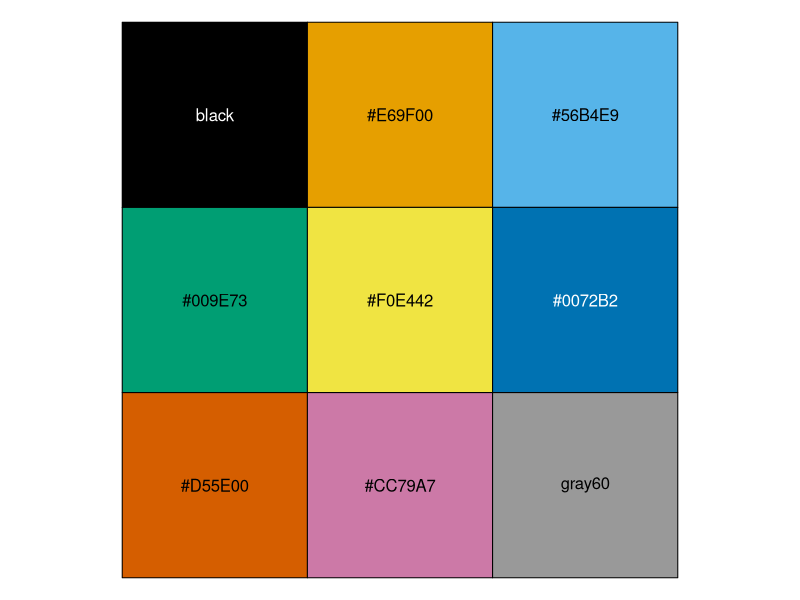
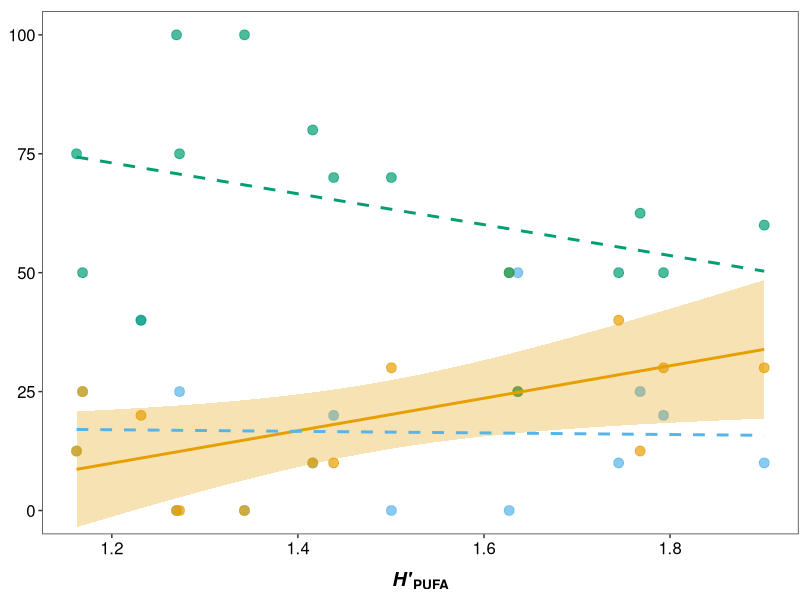
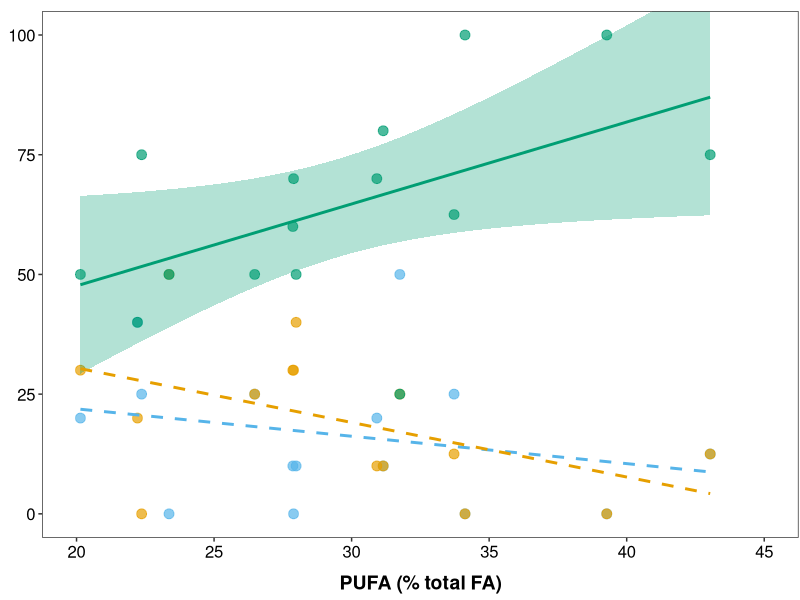
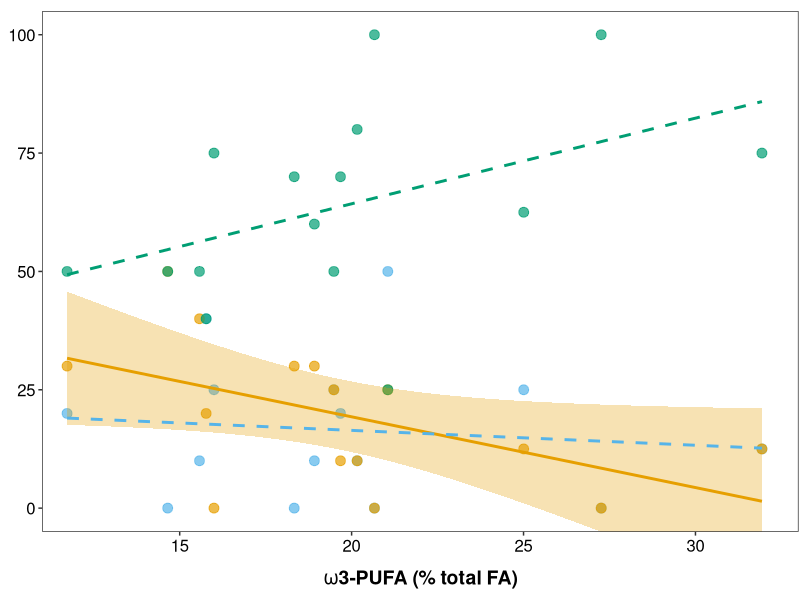
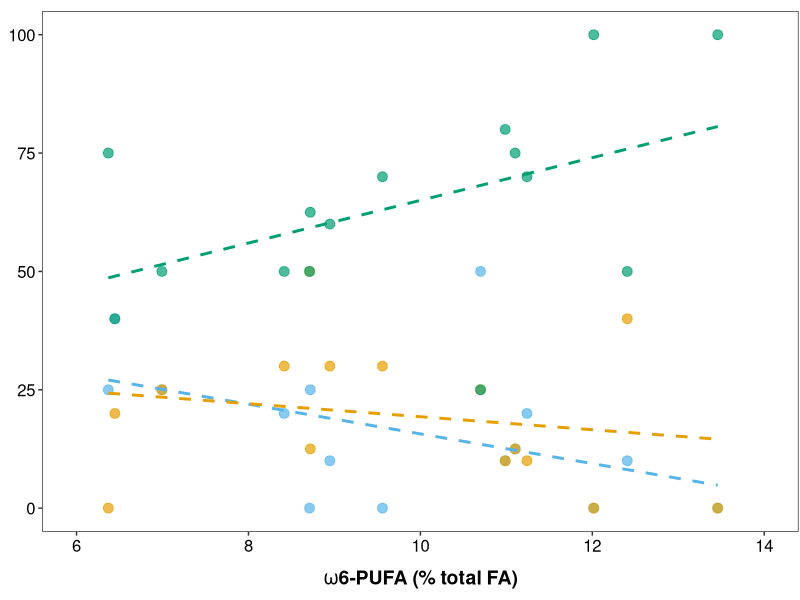
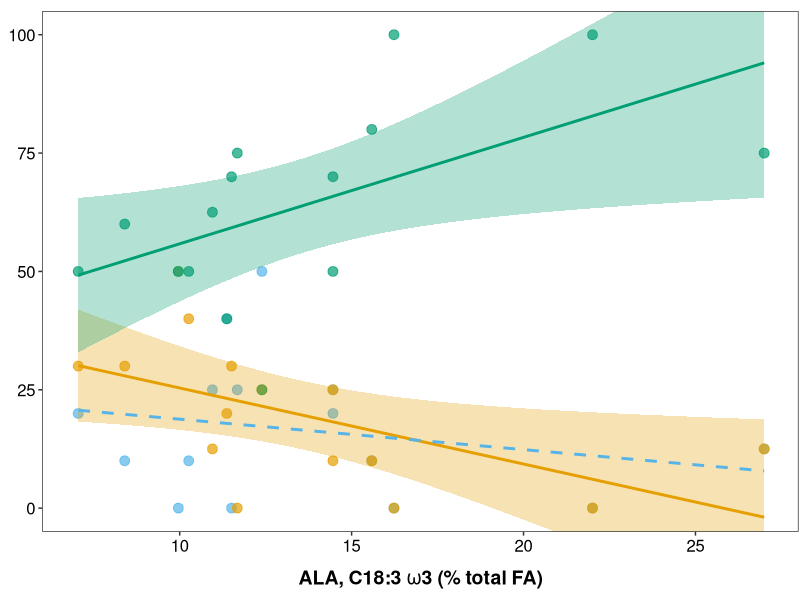
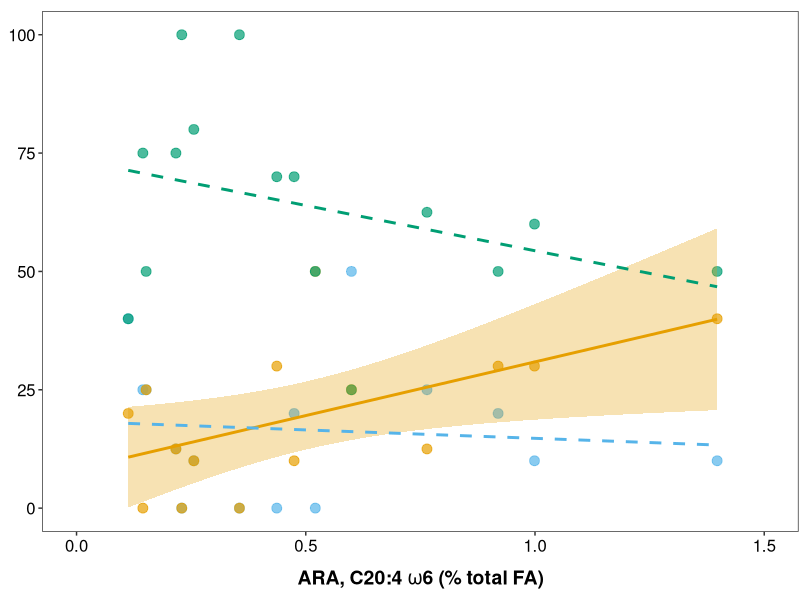
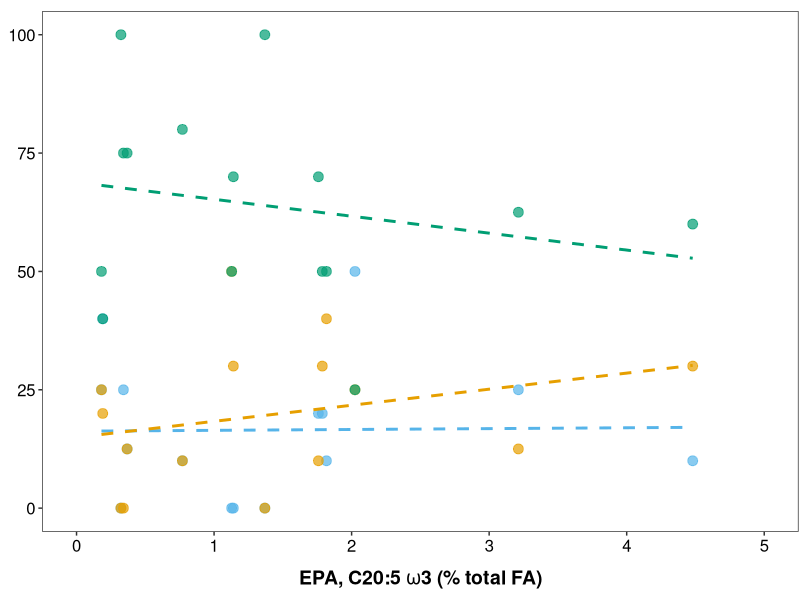

Recreate these plots in R, in order.
############################################################
##                                                        ##
##  Essential dietary fatty acids affect intraspecific    ## 
##  competition in herbivorous zooplankton                ## 
##                                                        ##
##  Authors of the study:                                 ##
##  Maja Ilic, Sina Brehm, Maria Stockenreiter,           ##
##  Eric von Elert, Patrick Fink                          ##
##                                                        ##
##  Corresponding author & author of the scripts:         ##
##  Maja Ilic                                             ##
##  maja.ilic.bio@gmail.com                               ##
##                                                        ##
##  Data and scripts can be found here:                   ##
##  github.com/Maja-Ilic-AquaEco/Competition_in_Daphnia   ##
##                                                        ##
##  Script 4:                                             ##
##  Daphnia vs dietary factors                            ##
##                                                        ##
##  This script contains the code used to produce Fig.    ##
##  6-7 and run linear models and dbRDA based on Daphnia  ##
##  longispina genotype frequencies and dietary factors   ##
##  (diversity or abundance of fatty acids).              ##
##                                                        ##
############################################################

#============================#
## Packages ----

library(ggplot2)
library(grid)
library(gridExtra)
library(cowplot)
library(dplyr)
library(tidyr)
library(broom)
library(purrr)
library(vegan)
library(readxl)
library(scales)

#============================#
## Set working directory ----

setwd("~/My Documents/Paper Mesocosm experiment with D. longi/Third submission/Data GitHub")

path.figures <- "~/My Documents/Paper Mesocosm experiment with D. longi/Third submission/Figures"

#============================#
## Import data ----

df <- read_excel("Data_5_Daphnia_vs_dietary_factors.xlsx",
                 sheet = "Data")


head(df)
str(df)

## Column names, units and explanation:
# Mesocosm		              ID of the mesocosm (1-15)
# Inoculum    µl	          Volume of the natural phytoplankton community from lake Klostersee used for the initial inoculation of the experimental phytoplankton communities
# KL14		                  Frequency of the genotype KL14 (0 - 1) on day 56 of the experiment
# KL83		                  Frequency of the genotype KL83 (0 - 1) on day 56 of the experiment
# KL93    		              Frequency of the genotype KL93 (0 - 1) on day 56 of the experiment
# H_PUFA		                Shannon-Diversity of polyunsaturated fatty acids (PUFAs) measured in the phytoplankton communities on day 28
# PUFA	      % total FA	  Abundance of PUFAs relative to total FAs measured in the phytoplankton communities on day 28
# Omega.3	    % total FA	  Abundance of omega-3 PUFAs relative to total FAs measured in the phytoplankton communities on day 28
# Omega.6	    % total FA	  Abundance of omega-6 PUFAs relative to total FAs measured in the phytoplankton communities on day 28
# ALA	        % total FA	  Abundance of α-linolenic acid ALA relative to total FAs measured in the phytoplankton communities on day 28
# ARA	        % total FA	  Abundance of arachidonic acid ARA relative to total FAs measured in the phytoplankton communities on day 28
# DHA	        % total FA	  Abundance of docosahexaenoic acid DHA relative to total FAs measured in the phytoplankton communities on day 28
# EPA	        % total FA	  Abundance of eicosapentaenoic acid EPA relative to total FAs measured in the phytoplankton communities on day 28

# Note: Shannon-Diversity Indices H_FA and H_PUFA were calculated previously 
# using the function diversity() from the package vegan. Complete data set 
# containing the fatty acid profiles of phytoplankton community in each 
# mesocosm is given in Data_3_Fatty_acid_composition_day_28.xlsx.

#============================#
## Prepare the dataset for further analysis ----

# Gather the data so that all three genotypes are in only one column

# Frequency

df.rel <- df %>% 
  gather(key = "Genotype", value = "Frequency", 
         KL14,KL83,KL93)

# Gather the data so that all FA-derived parameters are in only one column

df.FA <- df.rel %>% 
  gather(key = "FA.parameter", value = "Value",
         H_PUFA, PUFA, Omega.3, Omega.6,
         ALA, ARA, DHA, EPA)

# Claculate summary statistics (Mean and Standard deviation)
# See also Supplementary Information, Tab. S6 and S7

df.summary <- df.FA %>% 
  group_by(FA.parameter) %>% 
  summarize(Mean = mean(Value, na.rm = T),
            SD = sd(Value, na.rm = T)) %>% 
  mutate(across(where(is.numeric), ~ round(.x, 2)))

#============================#
## Nest data and run multiple linear regressions ----

lm.FA <- df.FA %>% 
  filter(!is.na(Frequency)) %>% 
  nest(-Genotype,-FA.parameter) %>% 
  mutate(
    fit = map(data, ~lm(Frequency ~ Value, data = .x)),
    tidied = map(fit,tidy),
    glanced = map(fit,glance)
  ) %>% 
  unnest(tidied) 

lm.FA.glanced <- lm.FA %>%
  filter(term == "Value") %>% 
  select(-statistic,-p.value) %>% 
  unnest(glanced)

lm.FA <- left_join(lm.FA,
                   lm.FA.glanced[,c("Genotype","FA.parameter","r.squared","adj.r.squared")],
                   by = c("Genotype","FA.parameter"))

lm.FA[which(lm.FA$p.value < 0.05), "Significant"] <- "Yes"
lm.FA[which(lm.FA$p.value >= 0.05), "Significant"] <- "No"

View(lm.FA %>% 
       filter(term == "Value" & Significant == "Yes") %>% 
       select(Genotype,FA.parameter,Significant))

# Add significance to the original data set

df.new <- left_join(df.FA,
                    lm.FA[lm.FA$term == "Value", c("Genotype","FA.parameter","Significant")],
                    by = c("Genotype","FA.parameter"))

df.new$Significant <- factor(df.new$Significant, levels = c("Yes","No"))

## Create final output table (see Tab. S9)

# Extract intercept (a)

inter.FA <- lm.FA %>% 
  filter(term == "(Intercept)") %>% 
  select(Genotype,FA.parameter,estimate)

names(inter.FA)[which(names(inter.FA) == "estimate")] <- "Intercept"

# Extract slope, p and R2 

slope.FA <- lm.FA %>% 
  filter(term == "Value") %>% 
  select(Genotype,FA.parameter,estimate,p.value,r.squared)

names(slope.FA)[which(names(slope.FA) == "estimate")] <- "Slope"
names(slope.FA)[which(names(slope.FA) == "p.value")] <- "p"
names(slope.FA)[which(names(slope.FA) == "r.squared")] <- "R2"

# Combine

output.lm <- left_join(inter.FA,
                       slope.FA)

# Round all numeric variables

output.lm <- output.lm %>% 
  mutate(across(where(is.numeric), ~ round(.x, 3))) %>% 
  arrange(Genotype)

write.table(output.lm, "Output_Daphnia_vs_dietary_factors_linear_regressions.csv",
            sep = ";", row.names = F)

#============================#
## Plots ----

# Define color-vision-deficiency friendly colors

palette("okabe-ito")
cvd.cols <- palette("okabe-ito")
show_col(cvd.cols)

gen.cols <- cvd.cols[c(3,2,4)]

#============================#
## H_PUFA ----

g1 <- df.new %>% 
  filter(FA.parameter == "H_PUFA") %>% 
  ggplot(., aes(x = Value, y = Frequency*100, fill = Genotype, color = Genotype)) +
  geom_point(stat = "identity", size = 3, shape = 21, alpha = 0.7) +
  geom_smooth(method = "lm", se = T,
              aes(alpha = Significant, linetype = Significant)) +
  scale_fill_manual(values = gen.cols) +
  scale_color_manual(values = gen.cols) +
  scale_alpha_manual(values = c(0.3,0), name = "p < 0.05") +
  scale_linetype_manual(values = c(1,2), name = "p < 0.05") +
  theme_bw() +
  theme(panel.grid = element_blank(),
        axis.title.x = element_text(size = 14, face = "bold", margin = margin(10,0,0,0)),
        axis.title.y = element_blank(),
        axis.text = element_text(size = 12, color = "black"),
        legend.position = "none",
        plot.margin = margin(8,1,4,6)) +
  labs(x = expression(paste(bolditalic("H'")[bold("PUFA")]))) +
  scale_y_continuous(limits = c(-10,100)) +
  coord_cartesian(xlim = c(min(df.new$Value[df.new$FA.parameter == "H_PUFA"]),
                           max(df.new$Value[df.new$FA.parameter == "H_PUFA"])),
                  ylim = c(0,100)) 

g1

#============================#
## PUFA ----

g2 <- df.new %>% 
  filter(FA.parameter == "PUFA") %>% 
  ggplot(., aes(x = Value, y = Frequency*100, fill = Genotype, color = Genotype)) +
  geom_point(stat = "identity", size = 3, shape = 21, alpha = 0.7) +
  geom_smooth(method = "lm", se = T, 
              aes(alpha = Significant, linetype = Significant)) +
  scale_fill_manual(values = gen.cols) +
  scale_color_manual(values = gen.cols) +
  scale_alpha_manual(values = c(0.3,0), name = "p < 0.05") +
  scale_linetype_manual(values = c(1,2), name = "p < 0.05") +
  theme_bw() +
  theme(panel.grid = element_blank(),
        axis.title.x = element_text(size = 14, face = "bold", margin = margin(10,0,0,0)),
        axis.title.y = element_blank(),
        axis.text = element_text(size = 12, color = "black"),
        legend.position = "none",
        plot.margin = margin(8,1,4,6)) +
  labs(x = "PUFA (% total FA)") +
  coord_cartesian(xlim = c(20,45), ylim = c(0,100))

g2

#============================#
## omega3-PUFA ----

g3 <- df.new %>% 
  filter(FA.parameter == "Omega.3") %>% 
  ggplot(., aes(x = Value, y = Frequency*100, fill = Genotype, color = Genotype)) +
  geom_point(stat = "identity", size = 3, shape = 21, alpha = 0.7) +
  geom_smooth(method = "lm", se = T, 
              aes(alpha = Significant, linetype = Significant)) +
  scale_fill_manual(values = gen.cols) +
  scale_color_manual(values = gen.cols) +
  scale_alpha_manual(values = c(0.3,0), name = "p < 0.05") +
  scale_linetype_manual(values = c(1,2), name = "p < 0.05") +
  theme_bw() +
  theme(panel.grid = element_blank(),
        axis.title.x = element_text(size = 14, face = "bold", margin = margin(10,0,0,0)),
        axis.title.y = element_blank(),
        axis.text = element_text(size = 12, color = "black"),
        legend.position = "none",
        plot.margin = margin(8,1,4,6)) +
  labs(x = expression(bold(omega*"3-PUFA (% total FA)"))) +
  coord_cartesian(xlim = c(12,32), ylim = c(0,100))

g3

#============================#
## omega6-PUFA ----

g4 <- df.new %>% 
  filter(FA.parameter == "Omega.6") %>% 
  ggplot(., aes(x = Value, y = Frequency*100, fill = Genotype, color = Genotype)) +
  geom_point(stat = "identity", size = 3, shape = 21, alpha = 0.7) +
  geom_smooth(method = "lm", se = T, 
              aes(alpha = Significant, linetype = Significant)) +
  scale_fill_manual(values = gen.cols) +
  scale_color_manual(values = gen.cols) +
  scale_alpha_manual(values = c(0,0), name = "p < 0.05") +
  scale_linetype_manual(values = c(2,2), name = "p < 0.05") +
  theme_bw() +
  theme(panel.grid = element_blank(),
        axis.title.x = element_text(size = 14, face = "bold", margin = margin(10,0,0,0)),
        axis.title.y = element_blank(),
        axis.text = element_text(size = 12, color = "black"),
        legend.position = "none",
        plot.margin = margin(8,1,4,6)) +
  labs(x = expression(paste(bold(omega*"6-PUFA (% total FA)")))) +
  scale_y_continuous(limits = c(0,100)) +
  scale_x_continuous(limits = c(6,14))

g4

#============================#
## ALA ----

g5 <- df.new %>% 
  filter(FA.parameter == "ALA") %>% 
  ggplot(., aes(x = Value, y = Frequency*100, fill = Genotype, color = Genotype)) +
  geom_point(stat = "identity", size = 3, shape = 21, alpha = 0.7) +
  geom_smooth(method = "lm", se = T, 
              aes(alpha = Significant, linetype = Significant)) +
  scale_fill_manual(values = gen.cols) +
  scale_color_manual(values = gen.cols) +
  scale_alpha_manual(values = c(0.3,0), name = "p < 0.05") +
  scale_linetype_manual(values = c(1,2), name = "p < 0.05") +
  theme_bw() +
  theme(panel.grid = element_blank(),
        axis.title.x = element_text(size = 14, face = "bold", margin = margin(10,0,0,0)),
        axis.title.y = element_blank(),
        axis.text = element_text(size = 12, color = "black"),
        legend.position = "none",
        plot.margin = margin(8,1,4,6)) +
  labs(x = expression(paste(bold("ALA, C18:3 "*omega*"3 (% total FA)")))) +
  coord_cartesian(xlim = c(7,27), ylim = c(0,100))

g5

#============================#
## ARA ----

g6 <- df.new %>% 
  filter(FA.parameter == "ARA") %>% 
  ggplot(., aes(x = Value, y = Frequency*100, fill = Genotype, color = Genotype)) +
  geom_point(stat = "identity", size = 3, shape = 21, alpha = 0.7) +
  geom_smooth(method = "lm", se = T, 
              aes(alpha = Significant, linetype = Significant)) +
  scale_fill_manual(values = gen.cols) +
  scale_color_manual(values = gen.cols) +
  scale_alpha_manual(values = c(0.3,0), name = "p < 0.05") +
  scale_linetype_manual(values = c(1,2), name = "p < 0.05") +
  theme_bw() +
  theme(panel.grid = element_blank(),
        axis.title.x = element_text(size = 14, face = "bold", margin = margin(10,0,0,0)),
        axis.title.y = element_blank(),
        axis.text = element_text(size = 12, color = "black"),
        legend.position = "none",
        plot.margin = margin(8,1,4,6)) +
  labs(x = expression(paste(bold("ARA, C20:4 "*omega*"6 (% total FA)")))) +
  coord_cartesian(xlim = c(0,1.5), ylim = c(0,100))

g6

#============================#
## EPA ----

g7 <- df.new %>% 
  filter(FA.parameter == "EPA") %>% 
  ggplot(., aes(x = Value, y = Frequency*100, fill = Genotype, color = Genotype)) +
  geom_point(stat = "identity", size = 3, shape = 21, alpha = 0.7) +
  geom_smooth(method = "lm", se = T, 
              aes(alpha = Significant, linetype = Significant)) +
  scale_fill_manual(values = gen.cols) +
  scale_color_manual(values = gen.cols) +
  scale_alpha_manual(values = c(0,0), name = "p < 0.05") +
  scale_linetype_manual(values = c(2,2), name = "p < 0.05") +
  theme_bw() +
  theme(panel.grid = element_blank(),
        axis.title.x = element_text(size = 14, face = "bold", margin = margin(10,0,0,0)),
        axis.title.y = element_blank(),
        axis.text = element_text(size = 12, color = "black"),
        legend.position = "none",
        plot.margin = margin(8,1,4,6)) +
  labs(x = expression(paste(bold("EPA, C20:5 "*omega*"3 (% total FA)")))) +
  scale_y_continuous(limits = c(0,100)) +
  scale_x_continuous(limits = c(0,5))

g7

#============================#
## DHA ----

g8 <- df.new %>% 
  filter(FA.parameter == "DHA") %>% 
  ggplot(., aes(x = Value, y = Frequency*100, fill = Genotype, color = Genotype)) +
  geom_point(stat = "identity", size = 3, shape = 21, alpha = 0.7) +
  geom_smooth(method = "lm", se = T, 
              aes(alpha = Significant, linetype = Significant)) +
  scale_fill_manual(values = gen.cols) +
  scale_color_manual(values = gen.cols) +
  scale_alpha_manual(values = c(0,0), name = "p < 0.05") +
  scale_linetype_manual(values = c(2,2), name = "p < 0.05") +
  theme_bw() +
  theme(panel.grid = element_blank(),
        axis.title.x = element_text(size = 14, face = "bold", margin = margin(10,0,0,0)),
        axis.title.y = element_blank(),
        axis.text = element_text(size = 12, color = "black"),
        legend.position = "none",
        plot.margin = margin(8,1,4,6)) +
  labs(x = expression(paste(bold("DHA, C22:6 "*omega*"3 (% total FA)")))) +
  scale_y_continuous(limits = c(0,100)) +
  scale_x_continuous(limits = c(0,6))

g8

#============================#
## Plot 1 ----

plot1 <- plot_grid(g1,g2,g3,g4,
                   ncol = 2,
                   align = "hv",
                   labels = c("A","B","C","D"),
                   label_fontface = "bold",
                   label_x = 0.915, label_y = 0.975)

y.label <- textGrob(expression(bolditalic("          D. longispina")*bold("genotype (%)")), 
                    gp = gpar(fontsize = 14), rot = 90)

plot1 <- arrangeGrob(plot1, left = y.label)

grid.arrange(plot1)

ggsave(paste0(path.figures,"/For manuscript - Figure 6.png"),
       grid.arrange(plot1),
       width = 17.5, height = 17, units = "cm")

#============================#
## Plot 2 ----

plot2 <- plot_grid(g5,g6,g7,g8,
                   ncol = 2,
                   align = "hv",
                   labels = c("A","B","C","D"),
                   label_fontface = "bold",
                   label_x = 0.915, label_y = 0.975)

y.label <- textGrob(expression(bolditalic("          D. longispina")*bold("genotype (%)")), 
                    gp = gpar(fontsize = 14), rot = 90)

plot2 <- arrangeGrob(plot2, left = y.label)

grid.arrange(plot2)

ggsave(paste0(path.figures,"/For manuscript - Figure 7.png"),
       grid.arrange(plot2),
       width = 17.5, height = 17, units = "cm")

